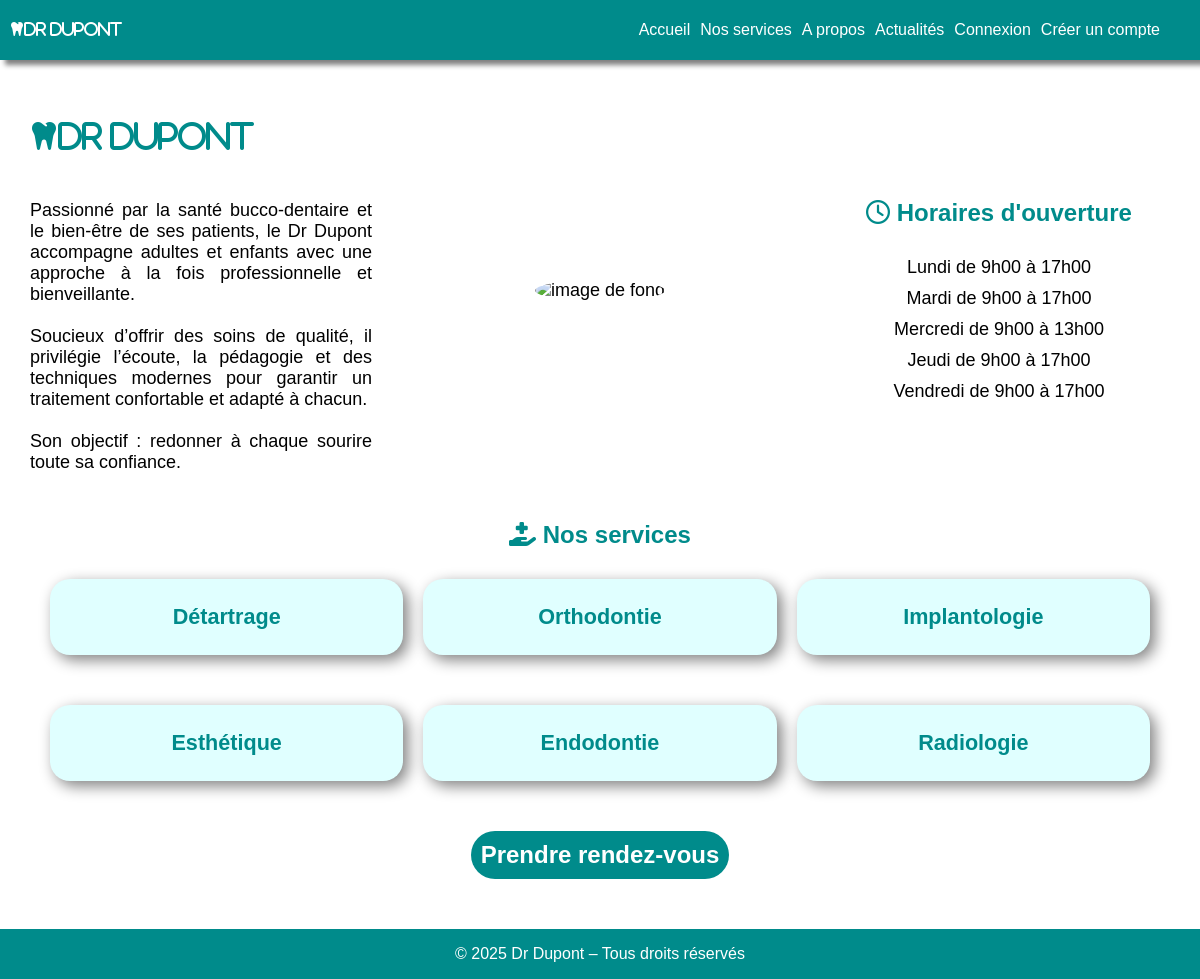
The page / on the database its author committed.
### tables this page shows
CREATE TABLE `days` (
  `id` bigint(20) NOT NULL,
  `name` varchar(255) NOT NULL,
  `start` time NOT NULL,
  `end` time NOT NULL
);

CREATE TABLE `services` (
  `id` bigint(20) NOT NULL,
  `name` varchar(255) NOT NULL,
  `description` text NOT NULL
);

### controllers/PostsController.php (called while the page is built, shortened)
<?php
require_once "models/DatesManager.php";
require_once "models/ServicesManager.php";
class PostsController
{
    public function home()
    {
        $servicesManager = new ServicesManager();
        $services = $servicesManager->getServices();
        $datesManager = new DatesManager();
        $days = $datesManager->getDates();
        require 'views/home.php';
    }
}

### models/DatesManager.php (called while the page is built, shortened)
<?php
require_once 'models/Date.php';
class DatesManager
{
    private function connectDB()
    {
        $pdo = new PDO("mysql:host=localhost;dbname=dupont;charset=utf8", "root", "");
        $pdo->setAttribute(PDO::ATTR_ERRMODE, PDO::ERRMODE_EXCEPTION);
        return $pdo;
    }
    public function getDates(): array
    {
        $pdo = $this->connectDB();
        $request = $pdo->query("SELECT * FROM days");
        $days = $request->fetchAll();
        $schedule = [];
        foreach ($days as $day) {
            $schedule[] = new Day($day);
        }
        return $schedule;
    }
}

### models/Date.php (called while the page is built, shortened)
<?php
class Day
{
    private string $name;
    private string $start;
    private string $end;
    public function __construct($data)
    {
        $this->name = $data["name"];
        $this->start = $data["start"];
        $this->end = $data["end"];
    }
    public function getName()
    {
        return $this->name;
    }
    public function getStart()
    {
        return $this->start;
    }
    public function getEnd()
    {
        return $this->end;
    }
}

### models/ServicesManager.php (called while the page is built, shortened)
<?php
require_once 'models/Service.php';
class ServicesManager
{
    private function connectDB()
    {
        $pdo = new PDO("mysql:host=localhost;dbname=dupont;charset=utf8", "root", "");
        $pdo->setAttribute(PDO::ATTR_ERRMODE, PDO::ERRMODE_EXCEPTION);
        return $pdo;
    }
    public function getServices(): array
    {
        $pdo = $this->connectDB();
        $request = $pdo->query("SELECT * FROM services");
        $services = $request->fetchAll();
        $serves = [];
        foreach ($services as $service) {
            $serves[] = new Service($service);
        }
        return $serves;
    }
}

### models/Service.php (called while the page is built, shortened)
<?php
class Service
{
    private string $name;
    public function __construct($data)
    {
        $this->name = $data["name"];
    }
    public function getName()
    {
        return $this->name;
    }
}

### Views/home.php (the view, shortened to what this page needs)
<?php include "header.php"; ?>
<section class="home">
    <div class="intro">
        <div class="descriptionHome">
            <h1 class="title fa-solid fa-tooth">DR DUPONT</h1>
            <p>Passionné par la santé bucco-dentaire et le bien-être de ses patients, le Dr Dupont
                accompagne adultes et enfants avec une approche à la fois professionnelle et bienveillante.
                <br><br>Soucieux
                d’offrir des soins de qualité, il privilégie l’écoute, la pédagogie et des techniques modernes pour
                garantir
                un traitement confortable et adapté à chacun. <br><br>Son objectif : redonner à chaque sourire toute sa
                confiance.
            </p>
        </div>
        <img class="photo" src="assets/Image_11_52_42.png" alt="image de fond">
        <div>
            <h2><i class="fa-regular fa-clock"></i> Horaires d'ouverture</h2>
            <?php foreach ($days as $day) { ?>
                <p class="schedules"><?php echo $day->getName(); ?> de
                    <?php echo date('G\hi', strtotime($day->getStart())); ?> à
                    <?php echo date('G\hi', strtotime($day->getEnd())); ?>
                </p>
            <?php } ?>
        </div>
    </div>
    <div>
        <h2><i class="fa-solid fa-hand-holding-medical"></i> Nos services </h2>
        <div class="gridCards">
            <?php foreach ($services as $service) { ?>
                <div class="card">
                    <h3 class="titlecard"><?php echo $service->getName(); ?></h3>
                </div>
            <?php } ?>
        </div>
    </div>
    <a href="index.php?page=appointment" class="button btnHome">Prendre
        rendez-vous</a>
</section>
<?php include "footer.php"; ?>

### style.css (style rules this page uses)
html { height: 100%; width: 100%; margin: 0; }
body { display: flex; flex-direction: column; min-height: 100%; width: 100%; margin: 0; font-family: 'Gill Sans', 'Gill Sans MT', Calibri, 'Trebuchet MS', sans-serif; }
a { text-decoration: none; }
.home, .newsPage, .aboutPage, .servicePage, .servicesAdmin, .postsAdmin, .patientsAdmin, .appointmentPage { margin: auto 30px; margin-top: 50px; display: flex; flex-direction: column; justify-content: center; }
.intro { display: grid; grid: auto-flow / 1fr 1fr 1fr; gap: 5%; text-align: justify; justify-items: center; align-items: center; }
.title { font-size: xx-large; color: darkcyan; text-align: center; margin: 30px auto; font-weight: bold; }
h2, h3 { margin: 30px auto; text-align: center; padding: 10px auto; font-weight: bold; color: darkcyan; }
h2 { font-size: x-large; }
h3 { font-size: large; }
.schedules { text-align: center; margin: 10px auto; }
.gridCards { display: grid; grid: auto-flow / 1fr 1fr 1fr; gap: 20px; margin: 20px; }
.card { background-color: lightcyan; border-radius: 20px; box-shadow: 5px 5px 15px gray; padding: 20px; text-align: justify; margin-bottom: 30px; }
.titlecard { text-align: center; font-size: 1.2em; color: darkcyan; margin: 5px auto; }
.button { background-color: darkcyan; border: none; border-radius: 50px; color: white; font-size: medium; font-family: 'Gill Sans', 'Gill Sans MT', Calibri, 'Trebuchet MS', sans-serif; padding: 10px; cursor: pointer; }
.btnHome { font-weight: bold; font-size: x-large; margin: auto; margin-bottom: 50px; }
.photo { max-height: 350px; max-width: 250px; width: auto; border-radius: 50%; object-fit: cover; margin: 30px; }

### rows shown on the page
days: name "Lundi", start "9h00", end "17h00"
days: name "Mardi", start "9h00", end "17h00"
days: name "Mercredi", start "9h00", end "13h00"
days: name "Jeudi", start "9h00", end "17h00"
days: name "Vendredi", start "9h00", end "17h00"
services: name "Détartrage"
services: name "Orthodontie"
services: name "Implantologie"
services: name "Esthétique"
services: name "Endodontie"
services: name "Radiologie"
